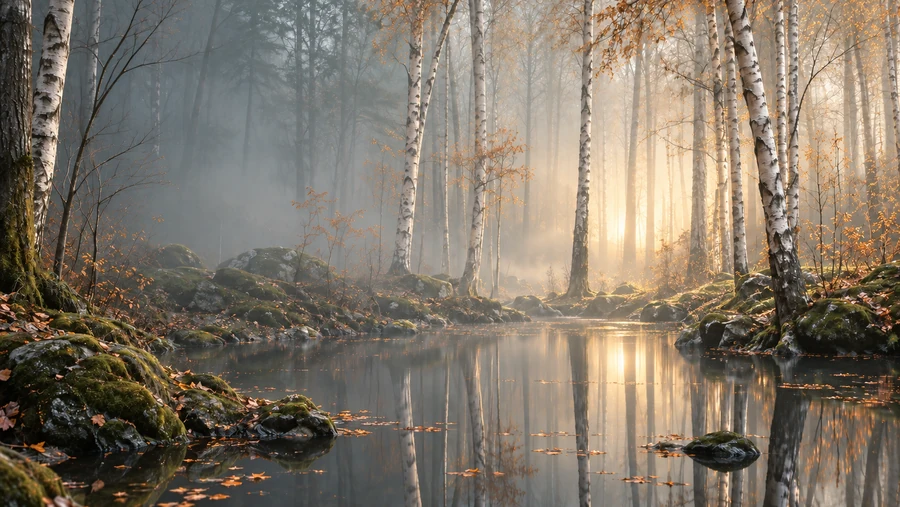
#> input picture images/forest-day-mobile.webp, 900 x 507 px, given in place of patchlog-bg-light.jpg, which was not available
$ python night-background.py
#> lines starting #> are read from the running program, lines starting #| are printed output that depends on the picture; after the words box and inside, x2 and y2 are one past the last pixel; in counts of white or black regions, pixels touching at a corner belong together; pictures that were not available may be replaced by others from this repository, and a replacement may not be noted
"""Create the aligned night background from the daytime master painting.

The forest is never resized, warped, or redrawn here. Night mode only changes
the colors of the daytime pixels, then adds stars and a crescent in open sky.
This keeps every trunk, branch, flower, and bird at the exact same coordinate.
"""

from pathlib import Path
import random

from PIL import Image, ImageChops, ImageDraw, ImageEnhance, ImageFilter, ImageOps


ROOT = Path(__file__).resolve().parents[1]
DAY = ROOT / "images" / "patchlog-bg-light.jpg"
OUT = ROOT / "images" / "patchlog-bg-night.jpg"

day = Image.open(DAY).convert("RGB")
#> day is the input picture: PIL image 900x507 RGB; mean R, G, B 129.1, 118.4, 104.3
gray = ImageOps.grayscale(day)
red, green, blue = day.split()
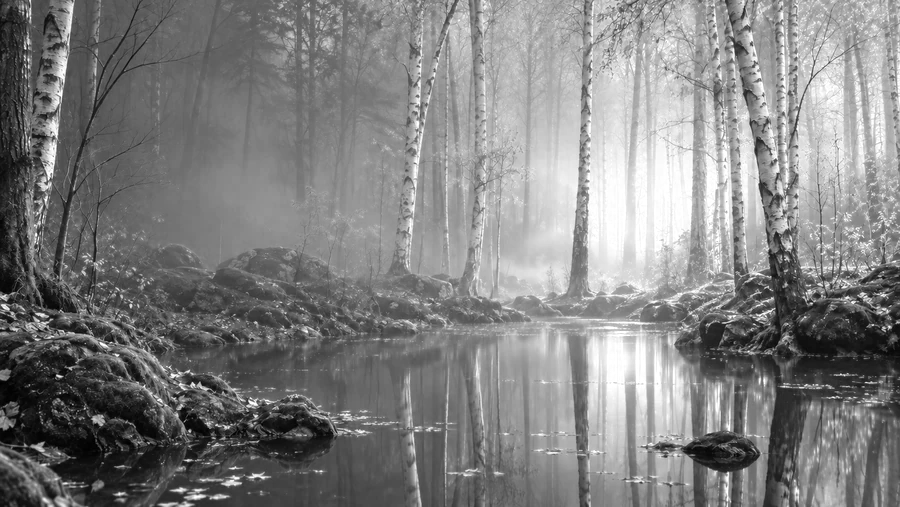
#> red: PIL image 900x507 L; min 0, max 255, mean 129.1
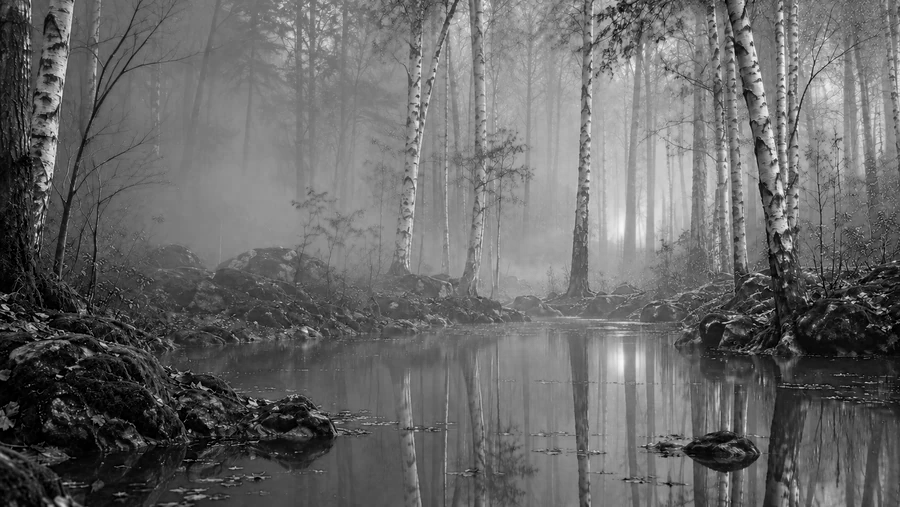
#> blue: PIL image 900x507 L; min 0, max 251, mean 104.3

# Masks only select how the original pixels are recolored.
blue_over_red = ImageChops.subtract(blue, red)
blue_over_green = ImageChops.subtract(blue, green)
sky_mask = ImageChops.multiply(
    blue_over_red.point(lambda value: 255 if value > 24 else 0),
    blue_over_green.point(lambda value: 255 if value > 5 else 0),
).filter(ImageFilter.GaussianBlur(1.2))
#> sky_mask: PIL image 900x507 L; every value is 0

red_over_blue = ImageChops.subtract(red, blue)
green_over_blue = ImageChops.subtract(green, blue)
warm_mask = ImageChops.multiply(
    red_over_blue.point(lambda value: 255 if value > 24 else 0),
    green_over_blue.point(lambda value: 255 if value > 10 else 0),
).filter(ImageFilter.GaussianBlur(1.0))
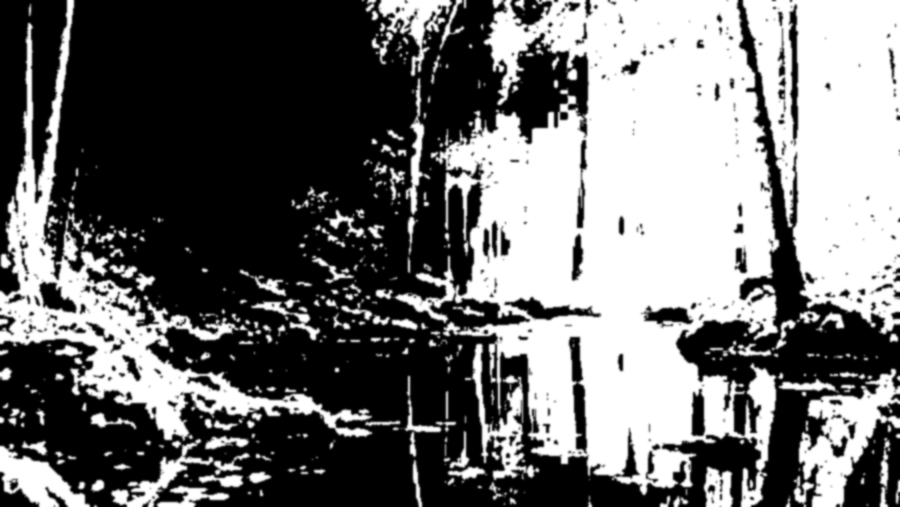
#> warm_mask: PIL image 900x507 L; min 0, max 255, mean 111

moonlit = ImageOps.colorize(
    gray,
    black=(2, 9, 24),
    mid=(39, 62, 92),
    white=(151, 173, 194),
    midpoint=136,
)
moonlit = ImageEnhance.Contrast(moonlit).enhance(1.06)

sky_detail = ImageOps.colorize(gray, black=(1, 10, 28), white=(15, 52, 91))
sky = Image.blend(Image.new("RGB", day.size, (3, 22, 52)), sky_detail, 0.32)
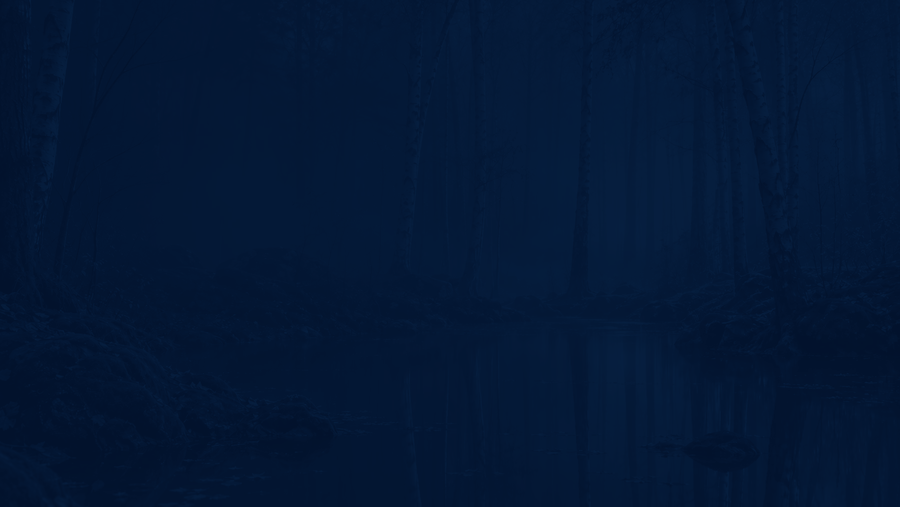
#> sky: PIL image 900x507 RGB; mean R, G, B 3.7, 23.8, 53.2
night = Image.composite(sky, moonlit, sky_mask)

warm = ImageEnhance.Brightness(day).enhance(0.43)
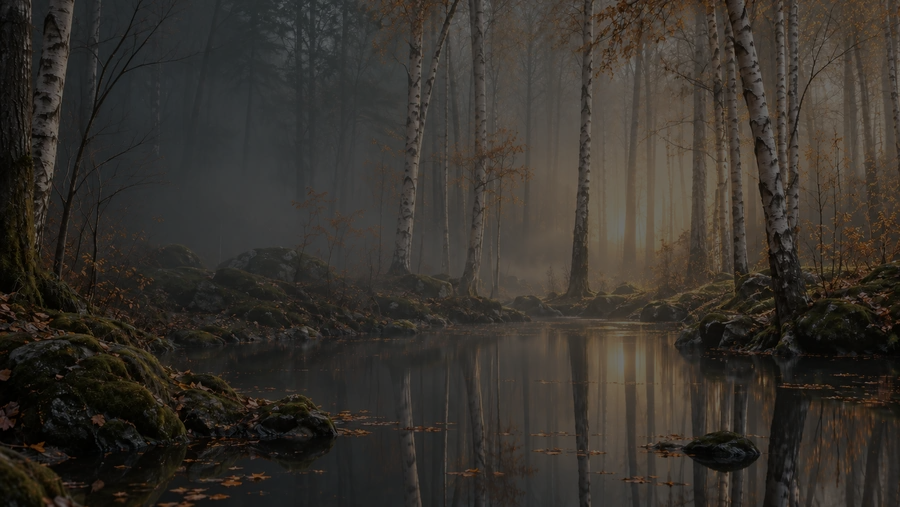
#> warm: PIL image 900x507 RGB; mean R, G, B 55, 50.4, 44.3
warm = ImageEnhance.Color(warm).enhance(0.78)
warm = Image.blend(warm, Image.new("RGB", day.size, (34, 38, 54)), 0.12)
night = Image.composite(warm, night, warm_mask.point(lambda value: int(value * 0.78)))
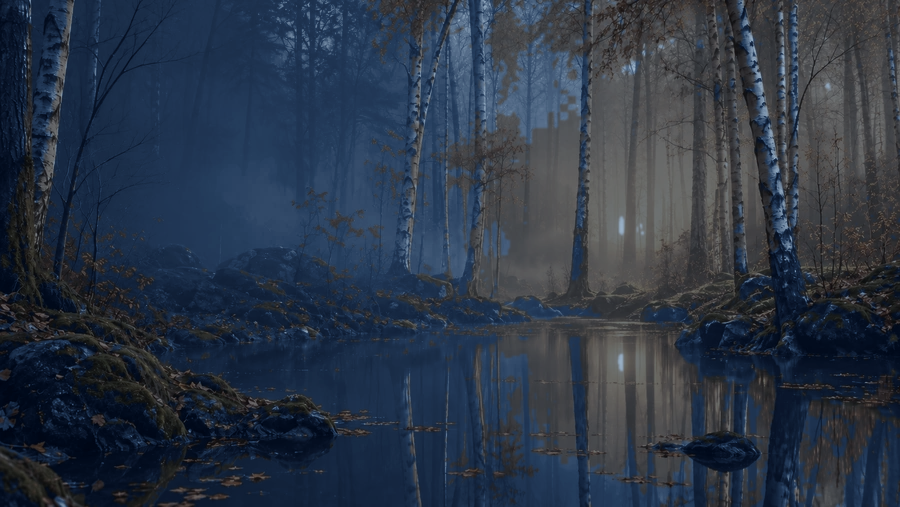
#> night: PIL image 900x507 RGB; mean R, G, B 43.6, 54.6, 70.6

# Deterministic sparse stars, painted only in detected sky gaps.
width, height = night.size
#> width = 900; height = 507
overlay = Image.new("RGBA", day.size, (0, 0, 0, 0))
#> overlay: PIL image 900x507 RGBA; every value is 0
draw = ImageDraw.Draw(overlay)
rng = random.Random(20260816)
for _ in range(150):
    x = rng.randrange(24, width - 24)
    y = rng.randrange(18, int(height * 0.68))
    if sky_mask.getpixel((x, y)) < 220:
        continue
    radius = rng.choice((1, 1, 1, 2, 2, 3))
    alpha = rng.randrange(80, 175)
    draw.ellipse(
        (x - radius, y - radius, x + radius, y + radius),
        fill=(220, 231, 239, alpha),
    )

# Crescent position is fixed in a gap between the central trunks.
moon_mask = Image.new("L", day.size, 0)
moon_draw = ImageDraw.Draw(moon_mask)
cx, cy, radius = int(width * 0.640), int(height * 0.145), int(height * 0.055)
#> cx = 576; cy = 73; radius = 27
moon_draw.ellipse((cx - radius, cy - radius, cx + radius, cy + radius), fill=255)
moon_draw.ellipse(
    (
        cx - radius + int(radius * 0.58),
        cy - radius - int(radius * 0.10),
        cx + radius + int(radius * 0.58),
        cy + radius - int(radius * 0.10),
    ),
    fill=0,
)
glow = moon_mask.filter(ImageFilter.GaussianBlur(radius * 0.32))
glow_layer = Image.new("RGBA", day.size, (166, 205, 232, 0))
glow_layer.putalpha(glow.point(lambda value: int(value * 0.34)))
overlay = Image.alpha_composite(overlay, glow_layer)
moon_layer = Image.new("RGBA", day.size, (237, 234, 205, 0))
moon_layer.putalpha(moon_mask)
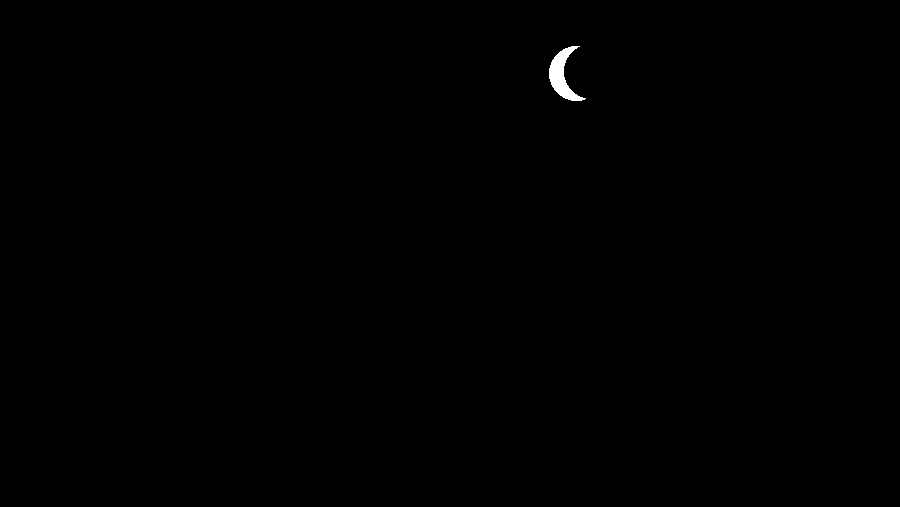
#> moon_mask: PIL image 900x507 L; 0.18% white; 1 white region, box (x1, y1, x2, y2) and area: (549, 46, 586, 101) 823
overlay = Image.alpha_composite(overlay, moon_layer)

night = Image.alpha_composite(night.convert("RGBA"), overlay).convert("RGB")
night.save(OUT, "JPEG", quality=93, subsampling=0, optimize=True, progressive=True)
print(OUT)
